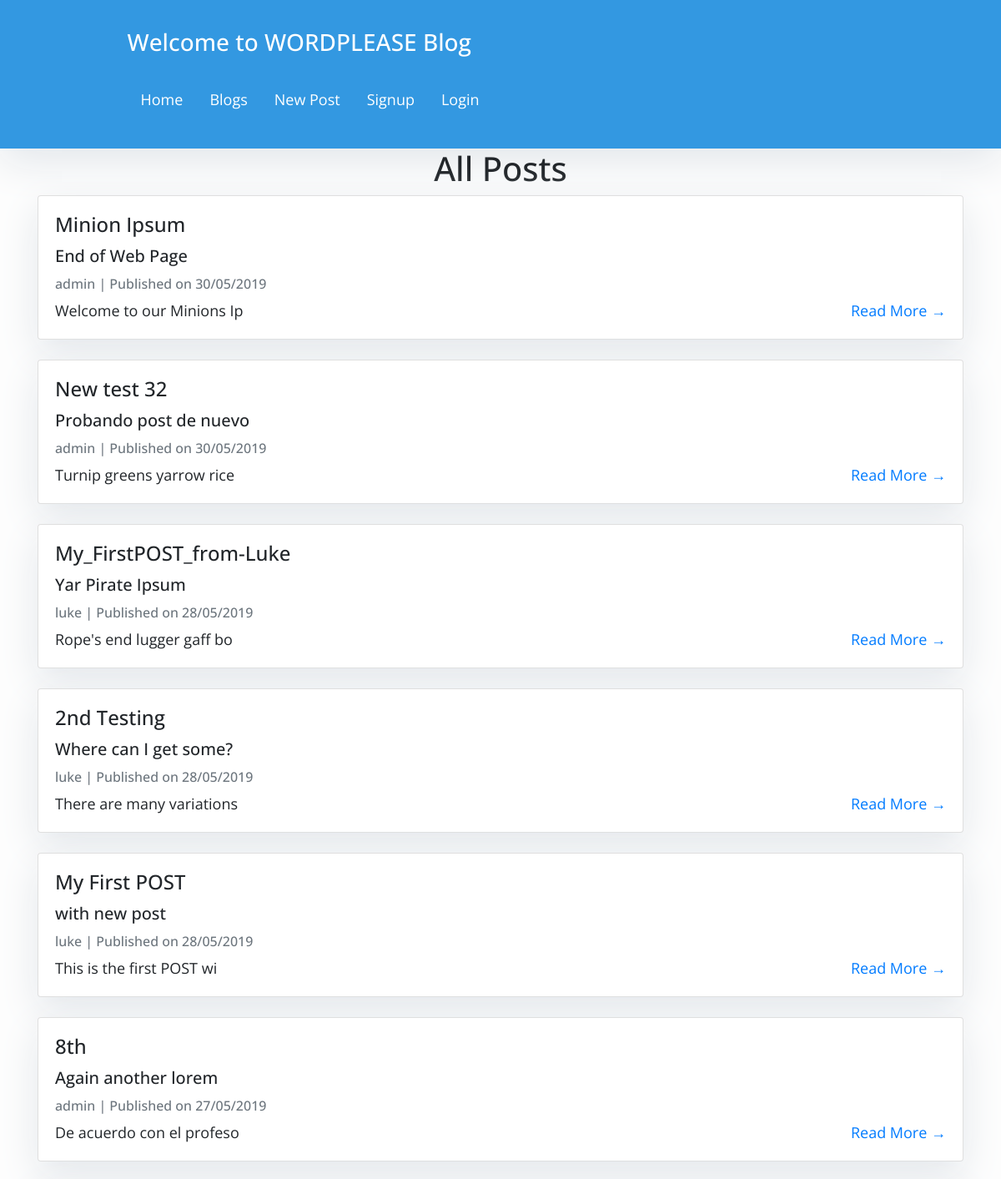
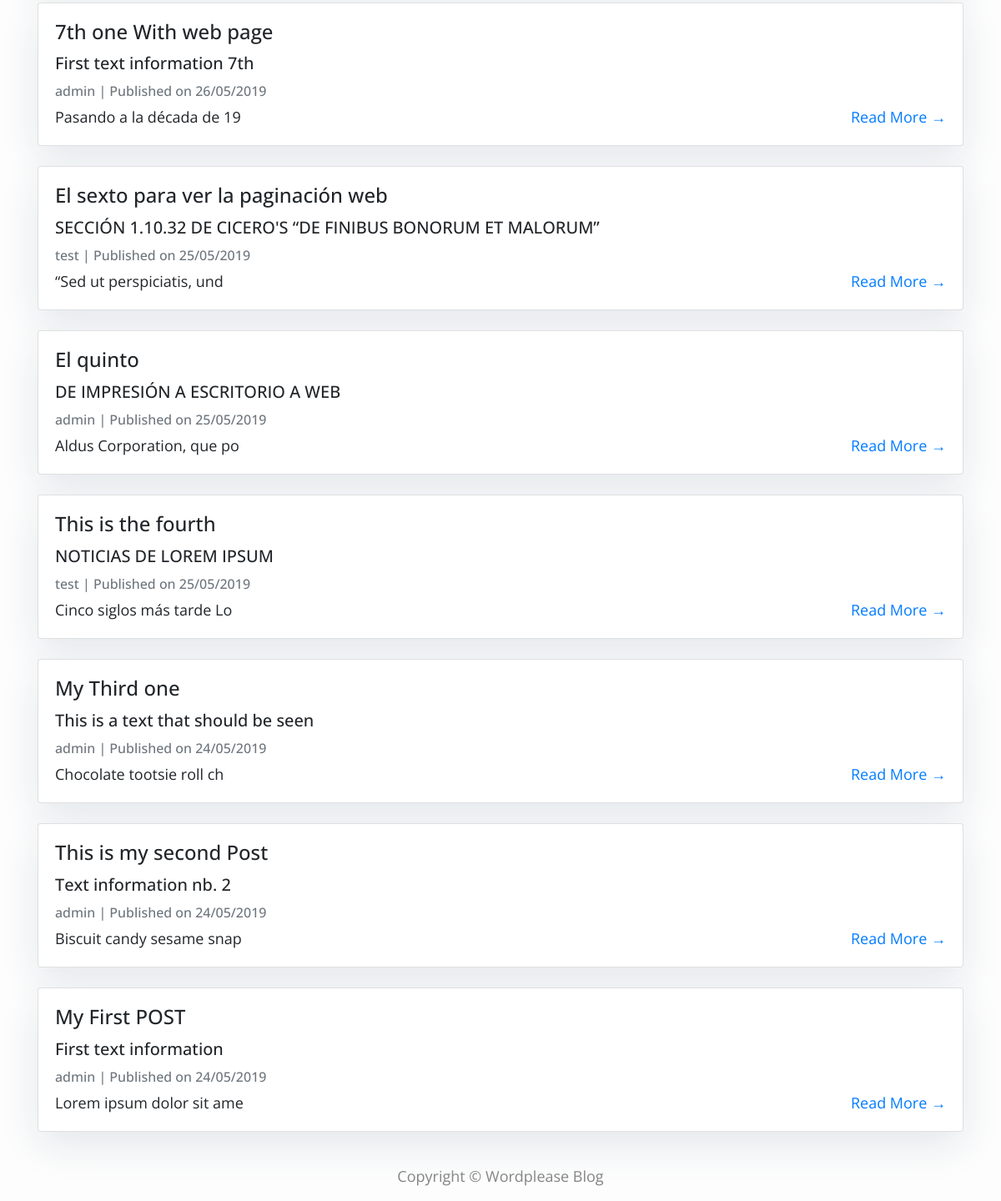
The app's page /blogs/ with its own data (2 pictures, top to bottom).
### blogs/models.py (models this page shows, shortened)
class Blog(models.Model):
    IMPORTANT = 'IMP'
    INFORMATION = 'INF'
    NOTE = 'NOT'
    LICENSES = [
        [IMPORTANT, 'Important'],
        [INFORMATION, 'Information'],
        [NOTE, 'Note']
    ]
    title = models.CharField(max_length=150)
    text = models.CharField(max_length=150)
    description = models.TextField(null=True, blank=True)
    url = models.URLField()
    creation_date = models.DateTimeField(auto_now_add=True)
    modification_date = models.DateTimeField(auto_now=True)
    category = models.CharField(max_length=3, choices=LICENSES, default=INFORMATION)
    owner = models.ForeignKey(User, related_name='blogs', on_delete=models.CASCADE)

### blogs/views.py (the view)
# urls.py: path('blogs/', BlogListView.as_view(), name='blog_all'),
class BlogListView(View):
    def get(self, request):
        blogs = Blog.objects.all().order_by('-creation_date')
        context = {'latest_blog': blogs}
        html = render(request, 'list.html', context)
        return HttpResponse(html)

### blogs/templates/list.html (shortened to what this page needs)
{% extends "base.html" %}
{% block content %}
<div class="container">
    <h1 style="text-align: center">All Posts</h1>
        <div>
            {% for blog in latest_blog %}
            <div class="card mb-4">
                <div class="card-body">
                    <h4 class="card-title">{{ blog.title }} </h4>
                    <h5 class="card-title"> {{ blog.text }}</h5>
                    <p class="card-text text-muted h6">{{ blog.owner }} | Published on {{ blog.creation_date|date:'d/m/Y' }}</p>
                    <p class="card-text">{{blog.description|slice:":25" }}
                    <a href="{% url 'blog_detail' blog.owner blog.pk %}" class="right"> Read More &rarr;</a></p>
                </div>
            </div>
            {% endfor %}
        </div>
</div>
{%endblock%}

### ui/templates/base.html (shortened to what this page needs)
<!DOCTYPE html>
<html>
    <head>
        <link rel="stylesheet" href="https://maxcdn.bootstrapcdn.com/bootstrap/4.0.0/css/bootstrap.min.css"
 />
    </head>
    <body>
<header class="masthead">
    <div class="overlay">
        <div class="container">
            <div class=" col-md-8 col-md-10 mx-auto">
                <div class="site-heading">
                    <a href="{% url 'home' %}" style="text-decoration: none">
                        <h3 class="site-heading my-4 mt-3 text-white"> Welcome to WORDPLEASE Blog </h3></a>
                        <ul>
                            <li><a style="text-decoration: none" href="{% url 'home' %}">Home</p></a>
                            <li><a style="text-decoration: none" href="{% url 'blog_all' %}">Blogs</p></a>
                            <li><a style="text-decoration: none" href="{% url 'new_blog' %}">New Post</p></a>
                            <li><a style="text-decoration: none" href="{% url 'signup' %}">Signup</p></a>
                            {% if user.is_authenticated %} <li><a style="text-decoration: none" href="{% url 'logout' %}">Logout</a></li>
                            {% else %} <li><a style="text-decoration: none" href="{% url 'login' %}">Login</a></li>
                            {% endif %}
                        </ul>
                </div>
            </div>
        </div>
    </div>
</header>
        {% block content %}{% endblock content %}
        <footer class="py-3 bg-grey">
            <p class="footer_text m-0 text-center">Copyright &copy; Wordplease Blog</p>
        </footer>
    </body>
</html>

### ui/templates/base.html (style rules this page uses)
body { font-family: "Open Sans", sans-serif; font-size: 18px; background-color: #fdfdfd; }
.masthead { background: #3398E1; height: auto; padding-bottom: 15px; box-shadow: 0 16px 48px #E3E7EB; padding-top: 10px; }
.footer_text { color: gray; }
ul { list-style-type: none; margin: 0; padding: 0; overflow: hidden; }
li { float: left; }
li a { display: block; color: white; text-align: center; padding: 14px 16px; text-decoration: none; }

### blogs/templates/list.html (style rules this page uses)
body { font-family: "Open Sans", sans-serif; font-size: 18px; background-color: #fdfdfd; }
.card { box-shadow: 0 16px 48px #E3E7EB; }
.right { float: right; }

### records on screen
Blog: title "Minion Ipsum", text "End of Web Page", owner "admin", creation_date "30/05/2019", description "Welcome to our Minions Ip"
Blog: title "New test 32", text "Probando post de nuevo", owner "admin", creation_date "30/05/2019", description "Turnip greens yarrow rice"
Blog: title "My_FirstPOST_from-Luke", text "Yar Pirate Ipsum", owner "luke", creation_date "28/05/2019", description "Rope's end lugger gaff bo"
Blog: title "2nd Testing", text "Where can I get some?", owner "luke", creation_date "28/05/2019", description "There are many variations"
Blog: title "My First POST", text "with new post", owner "luke", creation_date "28/05/2019", description "This is the first POST wi"
Blog: title "8th", text "Again another lorem", owner "admin", creation_date "27/05/2019", description "De acuerdo con el profeso"
Blog: title "7th one With web page", text "First text information 7th", owner "admin", creation_date "26/05/2019", description "Pasando a la década de 19"
Blog: title "El sexto para ver la paginación web", text "SECCIÓN 1.10.32 DE CICERO'S “DE FINIBUS BONORUM ET MALORUM”", owner "test", creation_date "25/05/2019", description "“Sed ut perspiciatis, und"
Blog: title "El quinto", text "DE IMPRESIÓN A ESCRITORIO A WEB", owner "admin", creation_date "25/05/2019", description "Aldus Corporation, que po"
Blog: title "This is the fourth", text "NOTICIAS DE LOREM IPSUM", owner "test", creation_date "25/05/2019", description "Cinco siglos más tarde Lo"
Blog: title "My Third one", text "This is a text that should be seen", owner "admin", creation_date "24/05/2019", description "Chocolate tootsie roll ch"
Blog: title "This is my second Post", text "Text information nb. 2", owner "admin", creation_date "24/05/2019", description "Biscuit candy sesame snap"
Blog: title "My First POST", text "First text information", owner "admin", creation_date "24/05/2019", description "Lorem ipsum dolor sit ame"
